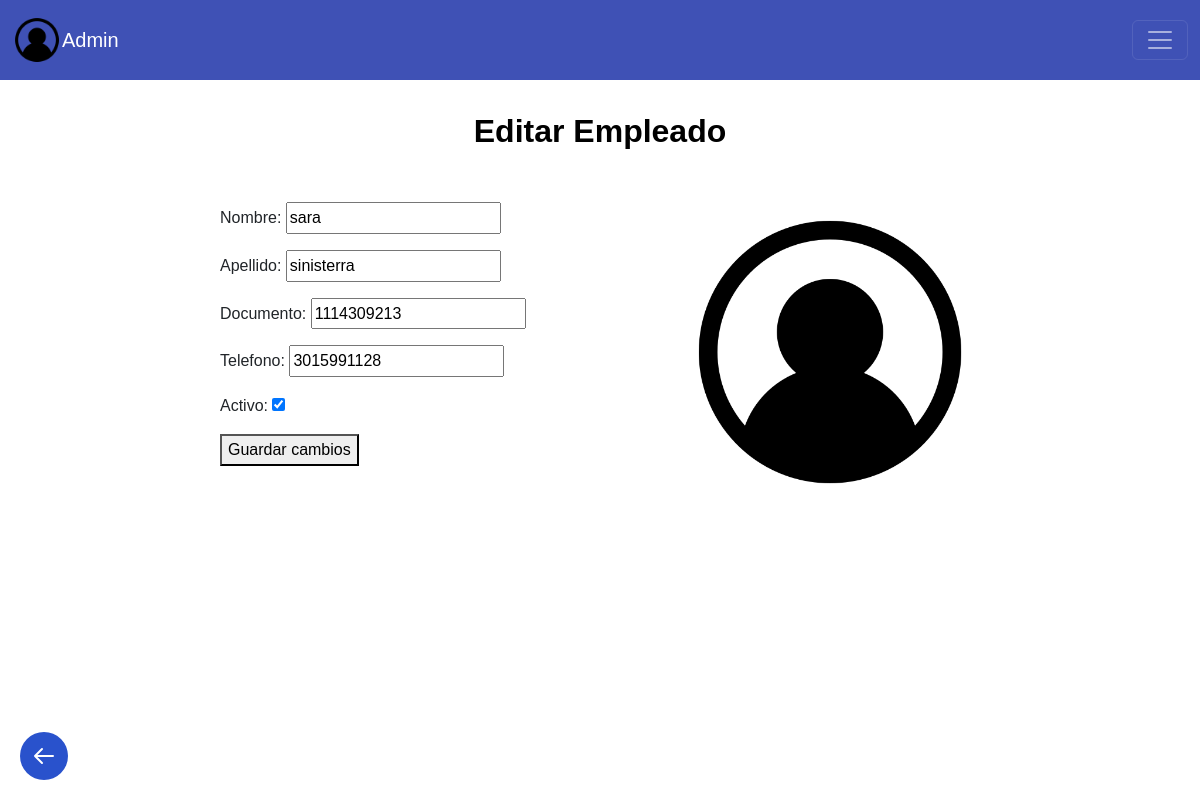
/editar_empleado/2/, run on an earlier commit of the app's database.
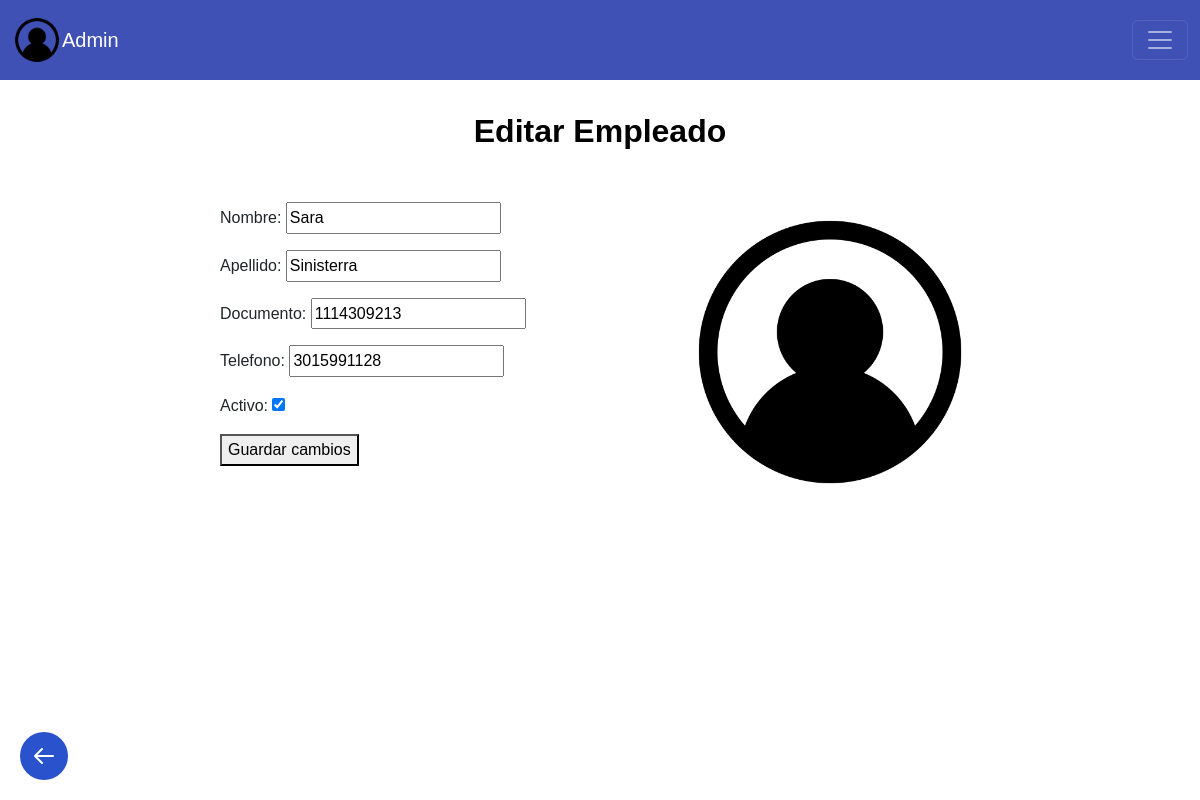
And on a later commit of the database.
### helados/models.py (models this page shows, shortened)
class Empleado (models.Model):
    nombre = models.CharField(max_length=200)
    apellido = models.CharField(max_length=200)
    documento = models.IntegerField (blank= False)
    telefono = models.IntegerField(blank= False, default=0)
    activo = models.BooleanField(default=True)

### helados/views.py (the view, shortened to what this page needs)
# urls.py: path('editar_empleado/<int:empleado_id>/', views.editarEmpleado, name='editar_empleado'),
def editarEmpleado(request, empleado_id):
    if request.method == 'GET':
        empleado = get_object_or_404(Empleado, pk=empleado_id)
        form = CrearEmpleadoForm(instance=empleado)
        return render(request, 'editar_empleado.html', {'empleado': empleado, 'form': form})

### helados/forms.py
class CrearEmpleadoForm(ModelForm):
    class Meta:
        model = Empleado
        fields = ['nombre', 'apellido', 'documento', 'telefono', 'activo']

### helados/frontend/templates/editar_empleado.html (shortened to what this page needs)
{% extends 'layouts/base.html' %}
{% load static %}
{%block user%}
Admin
{% endblock %}
{% block content %}
    <h2 class="dashboard-heading"> Editar Empleado </h2>
    <main>
        <div class="left-column">
            <form action="" method="POST">
                {{form.as_p}}
                <button>
                    Guardar cambios
                </button>
            </form>
            <a href="{% url 'editar_empleado' empleado.id %}">
        </div>
        <div class="right-column">
            <img src="{% static 'images/avatar.png' %}" alt="Avatar" width="300" height="300">
        </div>
    </main>
    <a href="javascript:void(0);" class="back-button" onclick="window.history.back();">
        <svg xmlns="http://www.w3.org/2000/svg" fill="none" viewBox="0 0 24 24" stroke="currentColor">
            <path stroke-linecap="round" stroke-linejoin="round" stroke-width="2" d="M10 19l-7-7m0 0l7-7m-7 7h18" />
        </svg>
    </a>
{% endblock %}

What changed in the data, as far as the page shows it:
changed Empleado: nombre "sara" → "Sara"; apellido "sinisterra" → "Sinisterra"
